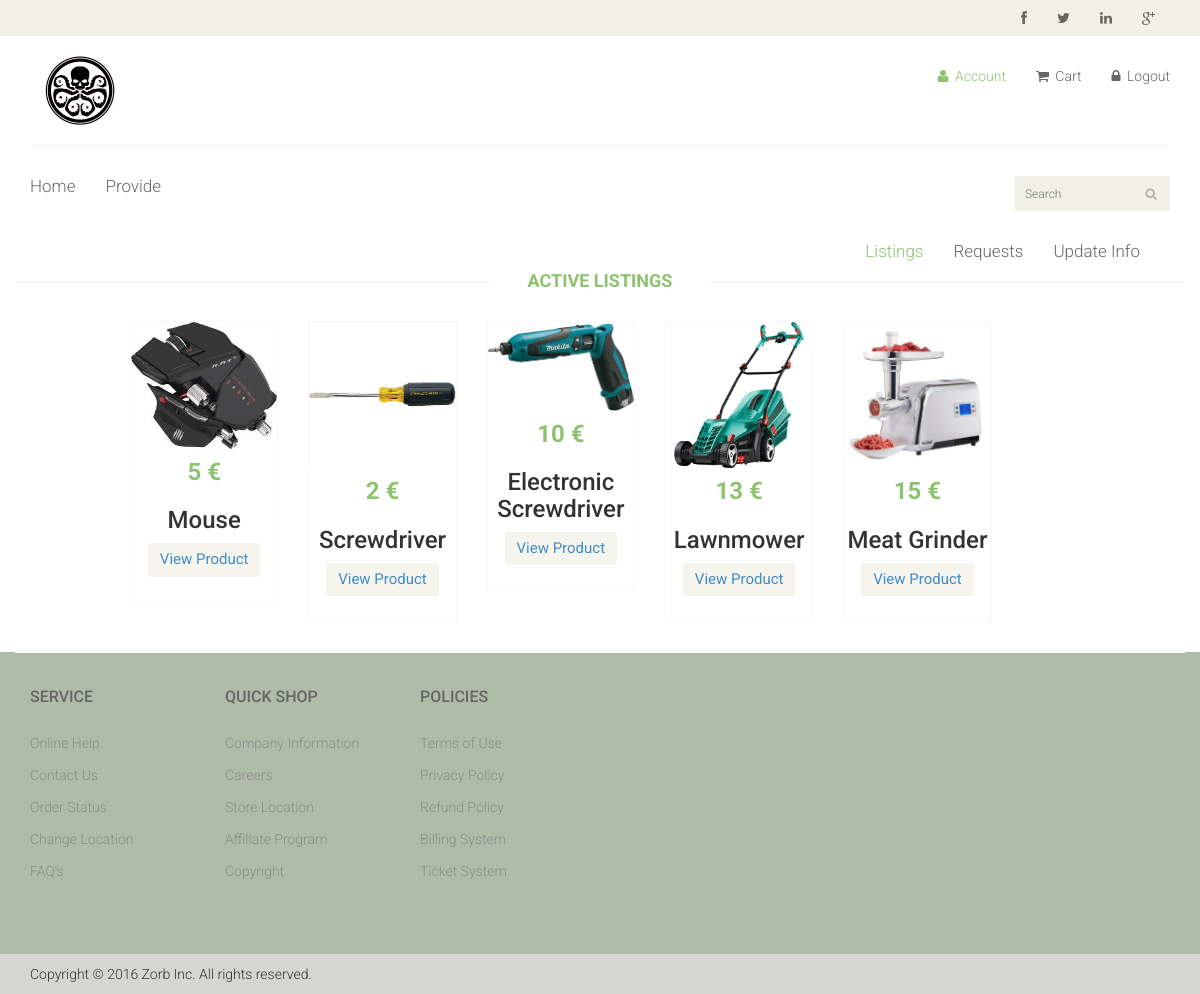
The app's page /Account.php (signed in) with its own data.
### tables this page shows
CREATE TABLE `products` (
  `id` int(11) NOT NULL,
  `img1` varchar(255) NOT NULL,
  `img2` varchar(255) NOT NULL,
  `img3` varchar(255) NOT NULL,
  `name` varchar(255) NOT NULL,
  `price` int(11) NOT NULL,
  `avail` varchar(255) NOT NULL,
  `cond` varchar(255) NOT NULL,
  `brand` varchar(255) NOT NULL,
  `owner` int(11) NOT NULL,
  `comment` text NOT NULL,
  `now` int(11) NOT NULL
);

### Account.php (the view, shortened to what this page needs)
<?php
  require 'dbh.php';
?>
<!DOCTYPE html>
<html lang="en">
<head>
    <link href="css/bootstrap.min.css" rel="stylesheet">
    <link href="css/font-awesome.min.css" rel="stylesheet">
    <link href="css/prettyPhoto.css" rel="stylesheet">
    <link href="css/price-range.css" rel="stylesheet">
    <link href="css/animate.css" rel="stylesheet">
	<link href="css/main.css" rel="stylesheet">
	<link href="css/responsive.css" rel="stylesheet">
</head>
<body>
	<header id="header">
		<div class="header_top">
			<div class="container">
				<div class="row">
					<div class="col-sm-6">
						<div class="social-icons pull-right">
							<ul class="nav navbar-nav">
								<li><a href="#"><i class="fa fa-facebook"></i></a></li>
								<li><a href="#"><i class="fa fa-twitter"></i></a></li>
								<li><a href="#"><i class="fa fa-linkedin"></i></a></li>
								<li><a href="#"><i class="fa fa-google-plus"></i></a></li>
							</ul>
						</div>
					</div>
				</div>
			</div>
		</div>
		<div class="header-middle">
			<div class="container">
				<div class="row">
					<div class="col-sm-4">
						<div class="logo pull-left">
							<a href="Index1.php"><img src="images/home/logo.jpg" alt="" /></a>
						</div>
					</div>
					<div class="col-sm-8">
						<div class="shop-menu pull-right">
							<ul class="nav navbar-nav">
								<li><a href="Account.php" class="active"><i class="fa fa-user active"></i> Account</a></li>
								<li><a href="Cart.php"><i class="fa fa-shopping-cart"></i> Cart</a></li>
                <?php
                  if (isset($_SESSION['id'])){
                    echo "<li><a href='logout.php'><i class='fa fa-lock'></i> Logout</a></li>";
                  }else {
                    echo "<li><a href='Login.php'><i class='fa fa-lock'></i> Login</a></li>";
                  }
                ?>
              							</ul>
						</div>
					</div>
				</div>
			</div>
		</div>
		<div class="header-bottom">
			<div class="container">
				<div class="row">
					<div class="col-sm-9">
						<div class="mainmenu pull-left">
							<ul class="nav navbar-nav collapse navbar-collapse">
								<li><a href="Index1.php" >Home</a></li>
								<li class="dropdown"><a href="pagerestrict.php">Provide</a></li>
							</ul>
						</div>
					</div>
					<div class="col-sm-3">
						<div class="search_box pull-right">
              <form id="myform" action="results.php">
                <input type="text" name = "Search" placeholder="Search" required=""/>
              </form>
						</div>
					</div>
				</div>
			</div>
		</div>
	</header>
  <section>
	<div class="container">
    <div class="mainmenu pull-right">
      <ul class="nav navbar-nav collapse navbar-collapse">
        <li><a href=# class="active">Listings</a></li>
        <li><a href="Requests.php">Requests</a>
                        </li>
        <li><a href="">Update Info</a></li>
      </ul>
    </div>
 </div>
<div class="recommended_items">
  <h2 class="title text-center">Active listings</h2>
  <div class="col-sm-12 ">
      <div class="item active">
        <?php
        $id = $_SESSION['id'];
            $sql = "SELECT * FROM products WHERE owner = '$id'";
            $result = mysqli_query($conn, $sql);
            while($row = mysqli_fetch_assoc($result)){
              $img1=$row['img1'];
              $price=$row['price'];
              $pname=$row['name'];
                  echo"<div class='col-sm-2 '>";
                echo"		<div class='product-image-wrapper'>";
                    echo"	<div class='single-products'>";
                        echo"<div class='productinfo text-center'>";
                           echo "<img src='uploads/$img1'  />
                                      <h2>$price €</h2>
                                      <h3>$pname</h3>";
                    echo"<button type='button' class='btn btn-default add-to-cart'><a  href='productinfo.php?$pname' >View Product</a></button>";
                      echo"	</div>";
                      echo"</div>";
                    echo"</div>";
                  echo"</div>";
          }
          ?>
            </div>
    </div>
  </div>
  	<footer id="footer">
  <div class="footer-widget">
    <div class="container">
      <div class="row">
        <div class="col-sm-2">
          <div class="single-widget">
            <h2>Service</h2>
            <ul class="nav nav-pills nav-stacked">
              <li><a href="#">Online Help</a></li>
              <li><a href="#">Contact Us</a></li>
              <li><a href="#">Order Status</a></li>
              <li><a href="#">Change Location</a></li>
              <li><a href="#">FAQ’s</a></li>
            </ul>
          </div>
        </div>
        <div class="col-sm-2">
          <div class="single-widget">
            <h2>Quick Shop</h2>
            <ul class="nav nav-pills nav-stacked"color: "#000000">
              <li><a href="#">Company Information</a></li>
              <li><a href="#">Careers</a></li>
              <li><a href="#">Store Location</a></li>
              <li><a href="#">Affillate Program</a></li>
              <li><a href="#">Copyright</a></li>
            </ul>
          </div>
        </div>
        <div class="col-sm-2">
          <div class="single-widget">
            <h2>Policies</h2>
            <ul class="nav nav-pills nav-stacked">
              <li><a href="#">Terms of Use</a></li>
              <li><a href="#">Privacy Policy</a></li>
              <li><a href="#">Refund Policy</a></li>
              <li><a href="#">Billing System</a></li>
              <li><a href="#">Ticket System</a></li>
            </ul>
          </div>
        </div>
        </div>
      </div>
    </div>
  <div class="footer-bottom">
    <div class="container">
      <div class="row">
        <p class="pull-left">Copyright © 2016 Zorb Inc. All rights reserved.</p>
      </div>
    </div>
  </div>
</footer>
</body>
</html>

### css/main.css (style rules this page uses)
body { font-family: 'Roboto', sans-serif; background:; position: relative; font-weight:400px; min-height:100% }
ul li { list-style: none; }
a { -webkit-transition: 300ms; -moz-transition: 300ms; -o-transition: 300ms; transition: 300ms; }
h1, h2, h3, h4, h5, h6 { font-family: 'Roboto', sans-serif; }
.header_top { background: none repeat scroll 0 0 #F0F0E9; }
.social-icons ul li a { border: 0 none; border-radius: 0; color: #696763; padding:0px; }
.social-icons ul li { display:inline-block; }
.social-icons ul li a i { padding: 11px 15px; transition: all 0.9s ease 0s; -moz-transition: all 0.9s ease 0s; -webkit-transition: all 0.9s ease 0s; -o-transition: all 0.9s ease 0s; }
.header-middle .container .row { border-bottom: 1px solid #f5f5f5; margin-left: 0; margin-right: 0; padding-bottom: 20px; padding-top: 20px; }
.header-middle .container .row .col-sm-4 { padding-left: 0; }
.header-middle .container .row .col-sm-8 { padding-right:0; }
.shop-menu ul li { display:inline-block; padding-left: 15px; padding-right: 15px; }
.shop-menu ul li:last-child { padding-right: 0; }
.shop-menu ul li a { background: #FFFFFF; color: #696763; font-family: 'Roboto', sans-serif; font-size: 14px; font-weight: 300; padding:0; padding-right: 0; margin-top: 10px; }
.shop-menu ul li a i { margin-right:3px; }
.header-bottom { padding-bottom: 30px; padding-top: 30px; }
.navbar-collapse.collapse { padding-left: 0; }
.mainmenu ul li { padding-right: 15px; padding-left: 15px; }
.mainmenu ul li:first-child { padding-left: 0px; }
.mainmenu ul li a { color: #696763; font-family: 'Roboto', sans-serif; font-size: 17px; font-weight: 300; padding: 0; padding-bottom: 10px; }
.mainmenu ul li a:hover, .mainmenu ul li a.active, .shop-menu ul li a.active { background:none; color:#8DC26F; }
.search_box input { background: #F0F0E9; border: medium none; color: #B2B2B2; font-family: 'roboto'; font-size: 12px; font-weight: 300; height: 35px; outline: medium none; padding-left: 10px; width: 155px; background-image: url(../images/home/searchicon.png); background-repeat: no-repeat; background-position: 130px; }
#footer { background: #afbca7; }
.footer-widget { margin-bottom: 68px; }
.footer-widget .container { border-top: 1px solid #FFFFFF; padding-top: 15px; }
.single-widget h2 { color: #666663; font-family: 'Roboto', sans-serif; font-size: 16px; font-weight: 500; margin-bottom: 22px; text-transform: uppercase; }
.single-widget ul li a { color: #8C8C88; font-family: 'Roboto', sans-serif; font-size: 14px; font-weight: 300; padding: 5px 0; }
.footer-bottom { background: #D6D6D0; padding-top: 10px; text-align: center; position:relative; }
.footer-bottom p { color: #363432; font-family: 'Roboto', sans-serif; font-weight: 300; margin-left: 15px; }
.item { padding-left: 100px; }
.item h2 { color: #000000; font-family: 'Roboto', sans-serif; font-size: 28px; font-weight: 700; margin-bottom: 22px; margin-top: 10px; }
.left-sidebar h2:after, h2.title:after { content: " "; position: absolute; border: 1px solid #f5f5f5; bottom:8px; left: 0; width: 100%; height: 0; z-index: -2; }
h2.title:before { content: " "; position: absolute; background: #fff; bottom: -6px; width: 220px; height: 30px; z-index: -1; left: 50%; margin-left: -110px; }
h2.title { color: #8DC26F; font-family: 'Roboto', sans-serif; font-size: 18px; font-weight: 700; margin: 0 15px; text-transform: uppercase; margin-bottom: 30px; position: relative; }
.product-image-wrapper { border:1px solid #F7F7F5; overflow: hidden; margin-bottom:30px; }
.single-products { position: relative; }
.productinfo h2 { color: #8DC26F; font-family: 'Roboto', sans-serif; font-size: 24px; font-weight: 700; }
.productinfo img { width: 100%; }
.productinfo { position:relative; }
.add-to-cart { background:#F5F5ED; border: 0 none; border-radius: 0; color: #696763; font-family: 'Roboto', sans-serif; font-size: 15px; margin-bottom: 25px; }
.recommended_items { overflow: hidden; }

### records on screen
products: img1 (picture), price "5", name "Mouse"
products: img1 (picture), price "2", name "Screwdriver"
products: img1 (picture), price "10", name "Electronic Screwdriver"
products: img1 (picture), price "13", name "Lawnmower"
products: img1 (picture), price "15", name "Meat Grinder"
